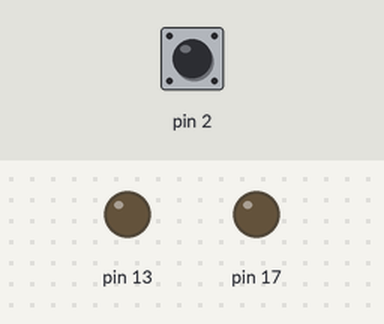
The sketch below on a simulated Arduino Uno, built with avr-gcc and run on an emulated ATmega328P. Shown: output pins drawn as LEDs (lit = HIGH). The test bench sets the inputs (shaded band); at power-on: pin 2 HIGH.

Above: at 5.0 s.
5.1 s: pin 2 pulled LOW for 0.15 s
At 5.7 s:
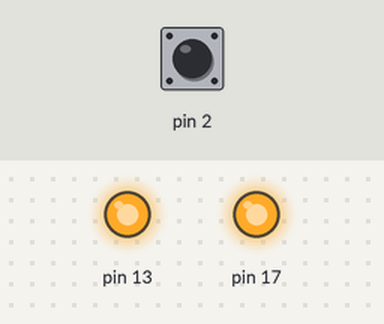
6.7 s: pin 2 pulled LOW for 1 s
At 8.1 s:
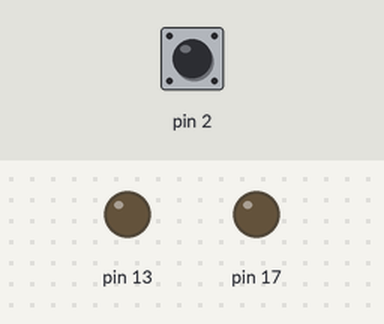
9.2 s: pin 2 pulled LOW for 3.2 s
At 12.9 s:
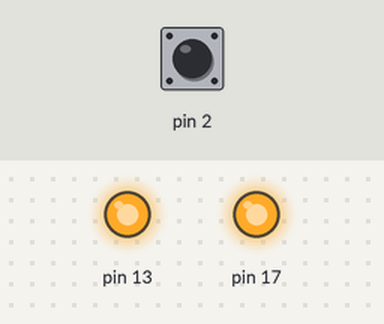
Timing chart, 0 to 14.4 s (numbered marks = the images above; inputs shaded):
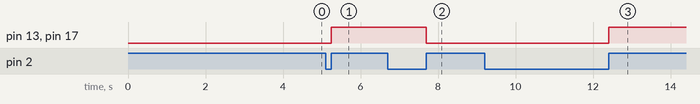

The sketch:

Dylan_Dennison_Project_2_part_1.ino
```cpp
//Dylan Dennison
//Project 2 part 1
//10/10/21

#define BIT5_MASK 0x20; // b 0010 0000
#define BIT0_MASK 0x01; // b 0000 0001
#define BIT3_MASK 0x08; // b 0000 1000
#define BIT2_MASK 0x04; // b 0000 0100
#define BIT7_MASK 0x80; // b 1000 0000

/////!!! I used both the internal LED and the external LED. I did this because the last project he wanted both. I hope this is not a problem
/////!!! I just wanted to show that it is super simple to do both at the same time.

int main(void)
{
 unsigned char *portD; // for input
 portD = (unsigned char *) 0x2B;
 // Enable the pull-up resistor on PD2 using the Port D
 // Data Register (PORTD)
 *portD |= BIT2_MASK; // b 0000 0100

 // Configure external interrupt 0 to generate an interrupt request on any
 // logical change using External Interrupt Control Register A (EICRA)
 unsigned char *AT328_EICRA;
 AT328_EICRA = (unsigned char *) 0x69;
 *AT328_EICRA |= BIT0_MASK; // b 0000 0001 --> b xxxx xx11 --> Any change for INT 0

 // Enable external interrupt 0 using the External Interrupt Mask Register
 // (EIMSK)
 unsigned char *AT328_EIMSK;
 AT328_EIMSK = (unsigned char *) 0x3D;
 *AT328_EIMSK |= BIT0_MASK; // b 0000 0001 --> b xxxx xxx1 --> INT0 enable

 // Configure PB5 as an output using the Port B Data Direction Register
 // (DDRB) // for internal light.
 unsigned char *portDDRB;
 portDDRB = (unsigned char *) 0x24;
 *portDDRB |= BIT5_MASK; // PORTB bit 5 as output (bit --> 1) --> b 0010 0000 --> b xx1x xxxx

//Configure PC3 as an output as well using the Port C Data Direction Register
// for external lED
unsigned char *portDDRC;
portDDRC = (unsigned char *) 0x27; // for DDRC
*portDDRC |= BIT3_MASK; //PORTC bit 3 as output (bit -->1) --> b 0000 1000 --> xxxx 1xxx

 // Enable interrupts using SREG
 unsigned char *ptrSREG;
 ptrSREG = (unsigned char *) 0x5F;
 *ptrSREG |= BIT7_MASK; // b 1000 0000 == 0x80 --> b 1xxx xxxx

 // Loop forever
 while (1)
 {
 // Nothing to do here
 // All work is done in the ISR
 }
}

//interupt function
ISR(INT0_vect)
{
 unsigned char *portPinD; // for input pin
 portPinD = (unsigned char *) 0x29; //assigning pin value

 unsigned char *portB; // for internal LED
 portB = (unsigned char *) 0x25; // assigning internal LED value

 unsigned char *portC; // for external LED
 portC = (unsigned char *)0x28;


 if (*portPinD & 0x04){ // I had to use portPinD becauaw just using the interrupt seemed to give me mulitple problems.
  if ((*portB & 0x20) == 0x20){ // if LEDS are on
  // PD2 is high, so button is released
  // Set PB5 low using the Port B Data Register (PORTB)
  *portB &= ~0x20; // turn off internal
  *portC &= ~0x08; // turns off external
  MyDelay(1000); //delay for 1 second
  }
  else{ // if LEDS are off
  // PD2 is low, so button is pressed
  // Set PB5 high using the Port B Data Register (PORTB)
  *portB |= 0x20; // turns on internal
  *portC |= 0x08; // turns on external
  MyDelay(1000);  // delay for 1 second
  }
 }


}


// MyDelay function given by instructor
void MyDelay(unsigned long mSec) // takes an extended size varible for number storage
{
  volatile unsigned long i; //volatile unsigned long makes sure the state change is immediately visible in the loop function
  unsigned long endT = 1000 * mSec; // * the input varible by 1000

  for (i = 0; i < endT; i++); // the loop running is what actually creates a delay
}
```

Measured:
- after the input at 5.1 s, pin 13, pin 17: LOW → HIGH after 0.15 s
- after the input at 6.7 s, pin 13, pin 17: HIGH → LOW after 1.0 s
- after the input at 9.2 s, pin 13, pin 17: LOW → HIGH after 3.2 s
